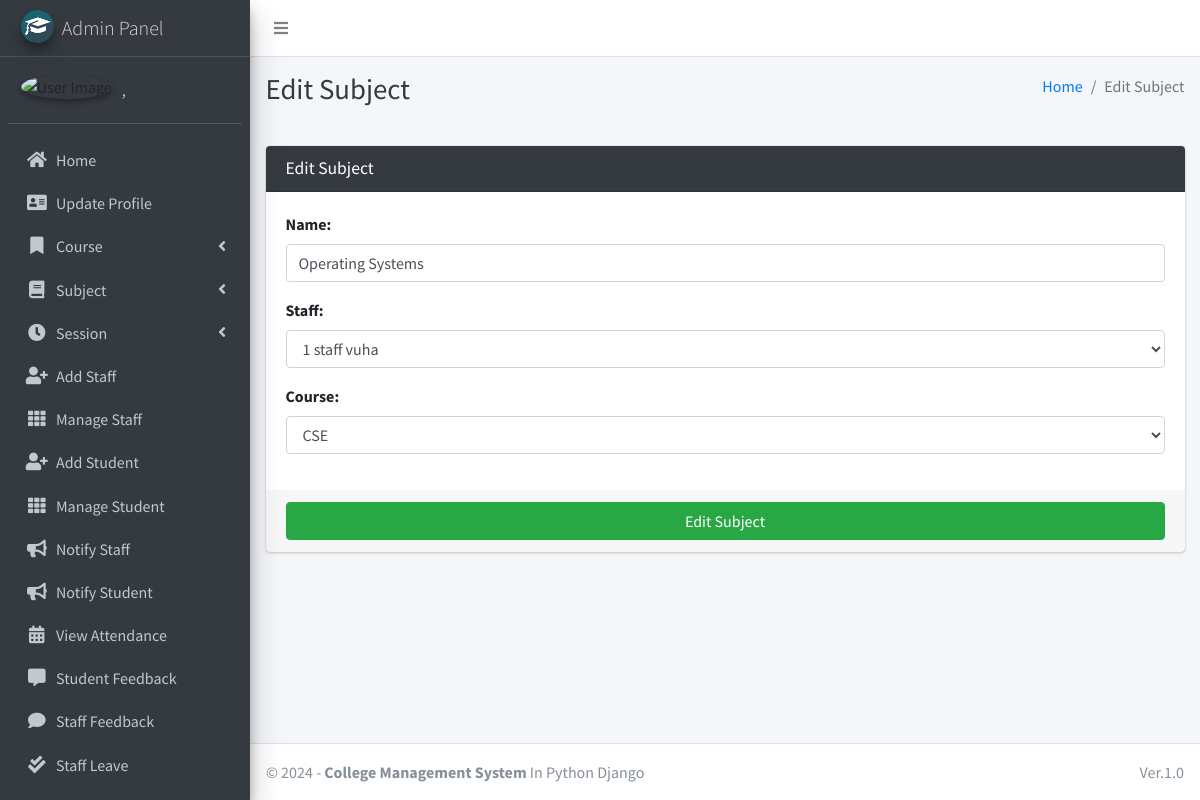
The page /subject/edit/2 (signed in) on the database as committed earlier.
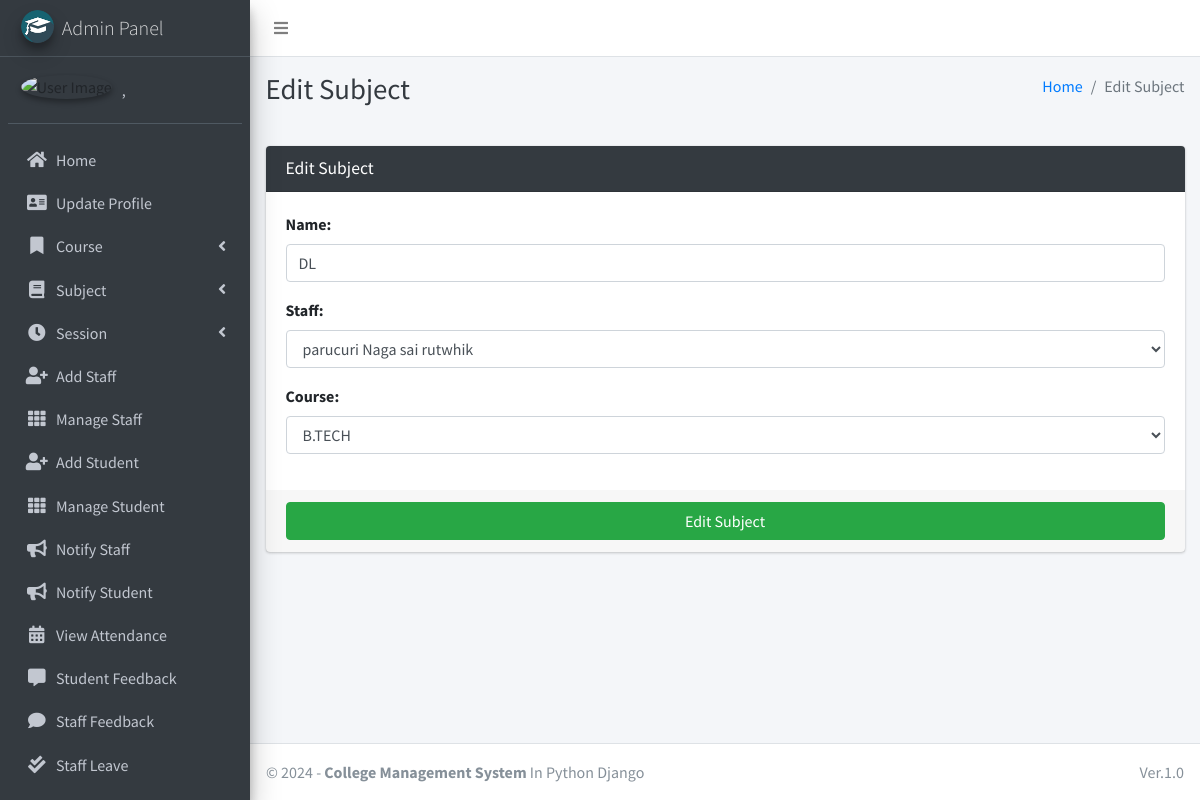
The same page on the database as committed later.
### main_app/models.py (models this page shows, shortened)
class Subject(models.Model):
    name = models.CharField(max_length=120)
    staff = models.ForeignKey(Staff,on_delete=models.CASCADE,)
    course = models.ForeignKey(Course, on_delete=models.CASCADE)
    updated_at = models.DateTimeField(auto_now=True)
    created_at = models.DateTimeField(auto_now_add=True)

### main_app/hod_views.py (the view, shortened to what this page needs)
def edit_subject(request, subject_id):
    instance = get_object_or_404(Subject, id=subject_id)
    form = SubjectForm(request.POST or None, instance=instance)
    context = {
        'form': form,
        'subject_id': subject_id,
        'page_title': 'Edit Subject'
    }
    return render(request, 'hod_template/edit_subject_template.html', context)

### main_app/forms.py
class SubjectForm(FormSettings):
    def __init__(self, *args, **kwargs):
        super(SubjectForm, self).__init__(*args, **kwargs)
    class Meta:
        model = Subject
        fields = ['name', 'staff', 'course']

### main_app/models.py (called while the page is built)
    def __str__(self):
        return self.last_name + ", " + self.first_name

    def __str__(self):
        return self.name

    def __str__(self):
        return self.admin.last_name + " " + self.admin.first_name

### main_app/templates/hod_template/edit_subject_template.html
{% extends 'main_app/base.html' %}
{% load static %}
{% block page_title %}{{page_title}}{% endblock page_title %}
{% block content %}
<section class="content">
    <div class="container-fluid">
        <div class="row">
            <div class="col-md-12">
                <div class="card card-dark">
                    <div class="card-header">
                        <h3 class="card-title">{{page_title}}</h3>
                    </div>
                    {% include "main_app/form_template.html" with messages=messages  form=form button_text="Edit Subject"%}
                </div>
            </div>
        </div>
    </div>
</section>
{% endblock content %}

### main_app/templates/main_app/form_template.html (shortened to what this page needs)
<form role="form" method="POST" enctype="multipart/form-data">
    <div class="card-body">
        {% for field in form  %}
        <div class="form-group">
            {{field.label_tag}}
            {{field}}
        </div>
        {% endfor %}
    </div>
    <div class="card-footer">
        <button type="submit" class="btn btn-success btn-block">
            {% if button_text %}
            {{button_text}}
            {% else %}
            Submit
            {% endif %}
        </button>
    </div>
</form>

Rows that differ between the two databases and show on the page:
changed Subject: name "Operating Systems" → "DL"; staff "1 staff vuha" → "parucuri Naga sai rutwhik"; course "CSE" → "B.TECH"
